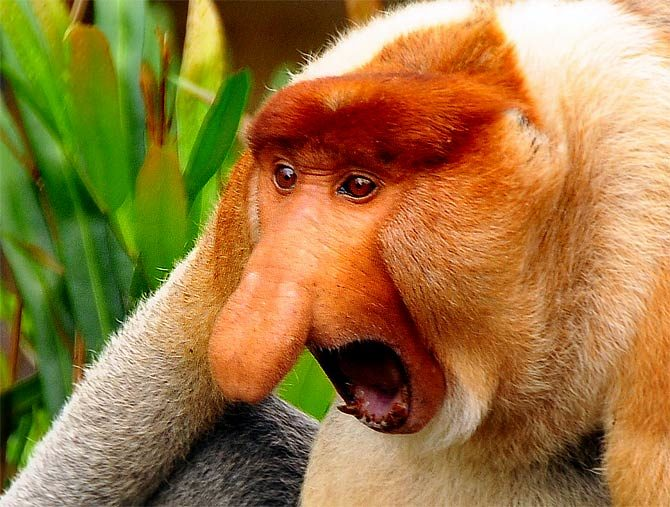
#> input picture pica/ape.jpg, 670 x 507 px, given in place of the camera
$ python cv.py
#> lines starting #> are read from the running program, lines starting #| are printed output that depends on the picture; after the words box and inside, x2 and y2 are one past the last pixel; in counts of white or black regions, pixels touching at a corner belong together
import cv2 as cv
import numpy as np

capture = cv.VideoCapture(1)


def countPix(mask):
	return cv.countNonZero(mask)
#denne kan jeg ikke

newVal = 0
val = 0

""" Directonarys in python:
Each key must be unique, and it is associated with a value """

color_ranges = {
    "red": ([0, 120, 70], [10, 255, 255]),  # Red (hue wraps around at 0 and 180)
    "green": ([36, 50, 50], [70, 255, 255]),  # Green
}

pixel_counts = {}

#hei

while True:
	isTrue, frame = capture.read()
#> frame is the input picture: shape (507, 670, 3); mean B, G, R 64, 120.8, 155.4

#denne lager grayscale
	#gray = cv.cvtColor(frame, cv.COLOR_BGR2GRAY)

	#denne lager HSV
	hsv = cv.cvtColor(frame, cv.COLOR_BGR2HSV)
#> hsv: shape (507, 670, 3); mean H, S, V 23.1, 167.3, 165.4

	for color, (lower, upper) in color_ranges.items():
		lowerBound = np.array(lower)
		upperBound = np.array(upper)

		mask = cv.inRange(hsv, lowerBound, upperBound)

		pixelCount = countPix(mask)

		pixel_counts[color] = pixelCount
#> this loop made 2 passes
#> pixelCount on passes 1 to 2: 32096, 59406
#> pass 1, `mask = cv.inRange(hsv, lowerBound, upperBound)`:
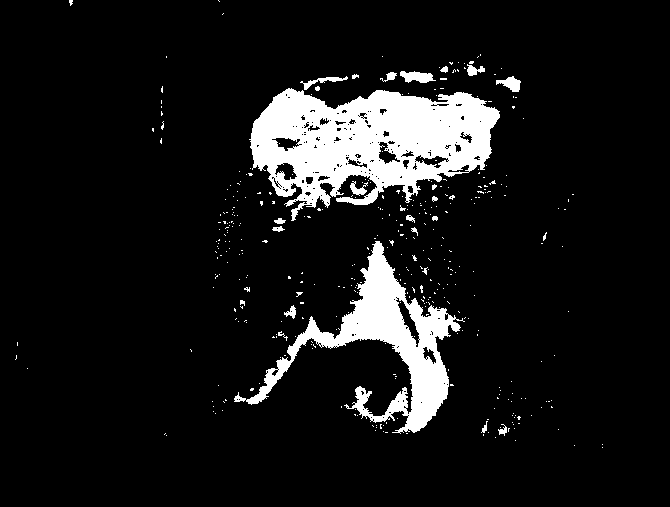
#> mask: shape (507, 670); 9.4% white; 390 white regions (366 under 20 px), largest, box (x1, y1, x2, y2) and area: (249, 88, 500, 221) 19136, (234, 241, 465, 434) 10436, (400, 71, 436, 83) 283
#> pass 2, `mask = cv.inRange(hsv, lowerBound, upperBound)`:
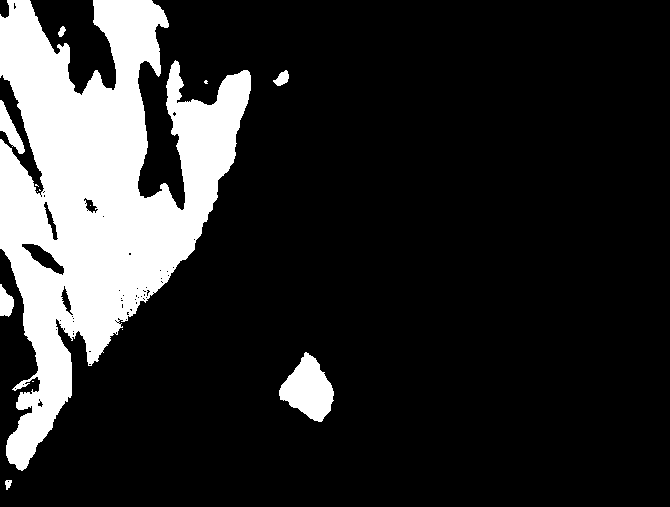
#> mask: shape (507, 670); 17.5% white; 14 white regions (7 under 20 px), largest, box (x1, y1, x2, y2) and area: (0, 0, 251, 471) 55993, (279, 352, 334, 422) 2279, (0, 100, 25, 154) 538
#> after the loop, pixel_counts = {'red': 32096, 'green': 59406}


	dominant = max(pixel_counts, key=pixel_counts.get)
#> dominant = 'green'
#forstår ikke denne men tror max gir den med mest

	newVal = dominant
#> newVal = 'green'
	if newVal == val:
		print(newVal)
	val = newVal
#> val = 'green'

	cv.imshow('Video', hsv)

	if not capture.isOpened():
		print("test")


	if cv.waitKey(20) & 0xFF==ord('d'):
#> (key Esc is pressed here)
		break


capture.release()
cv.destroyAllWindows()
